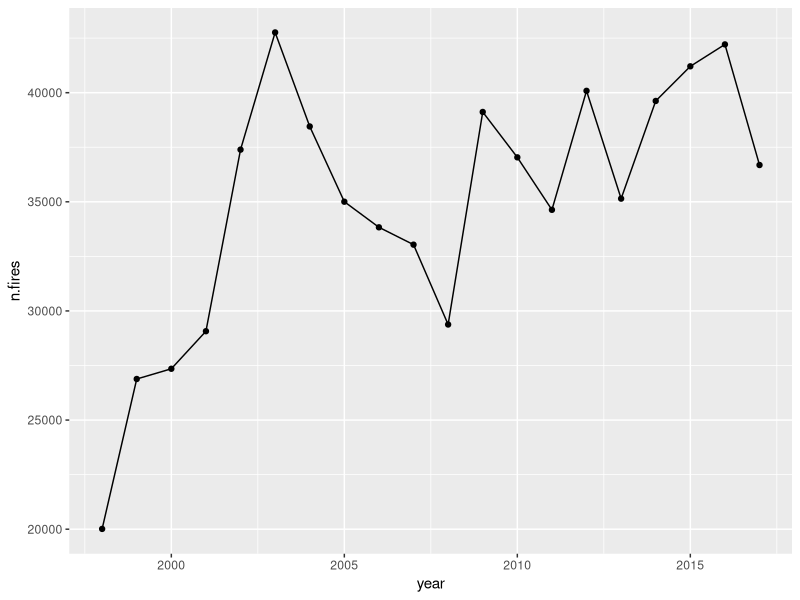
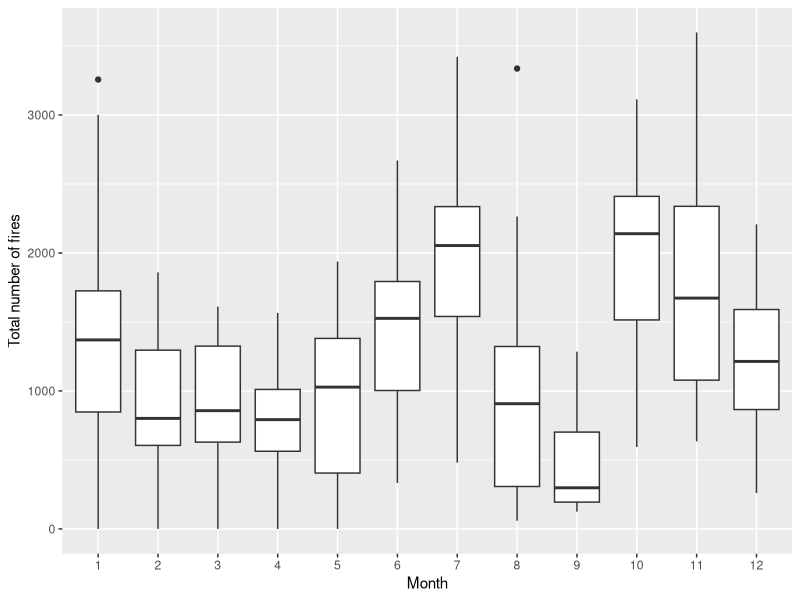
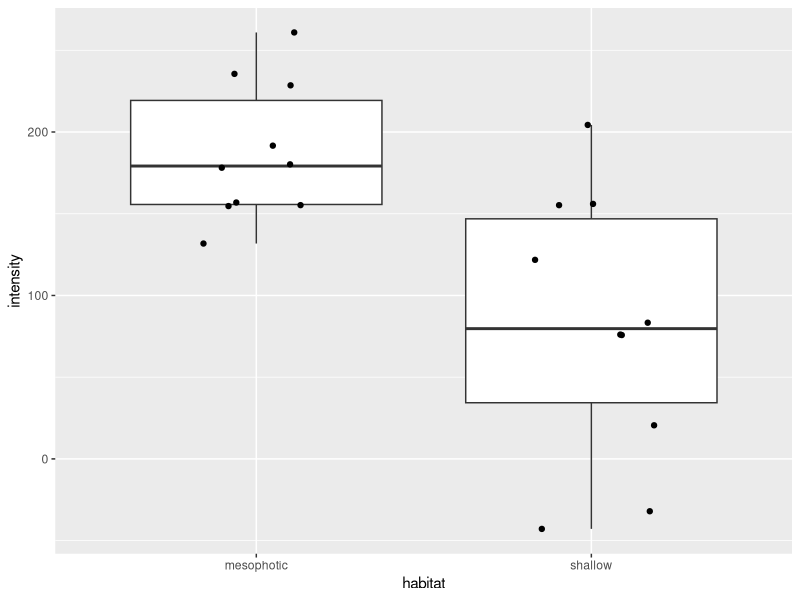
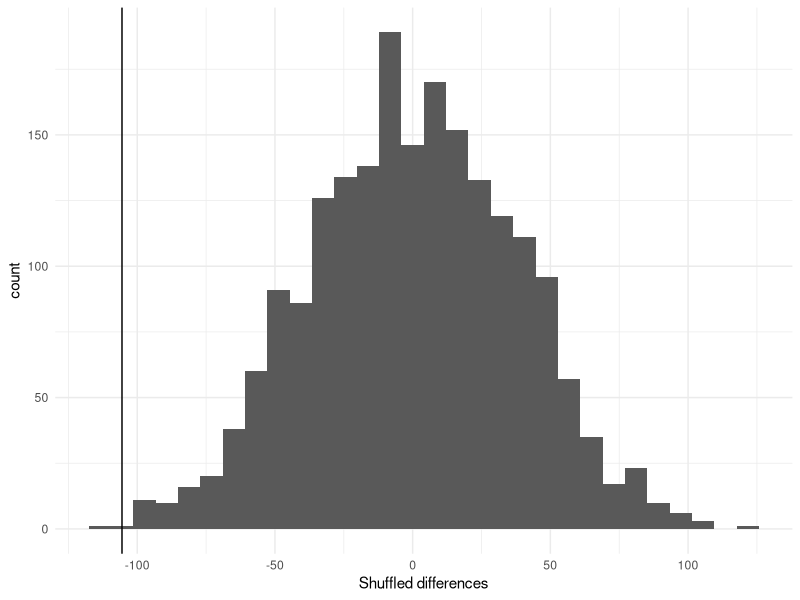
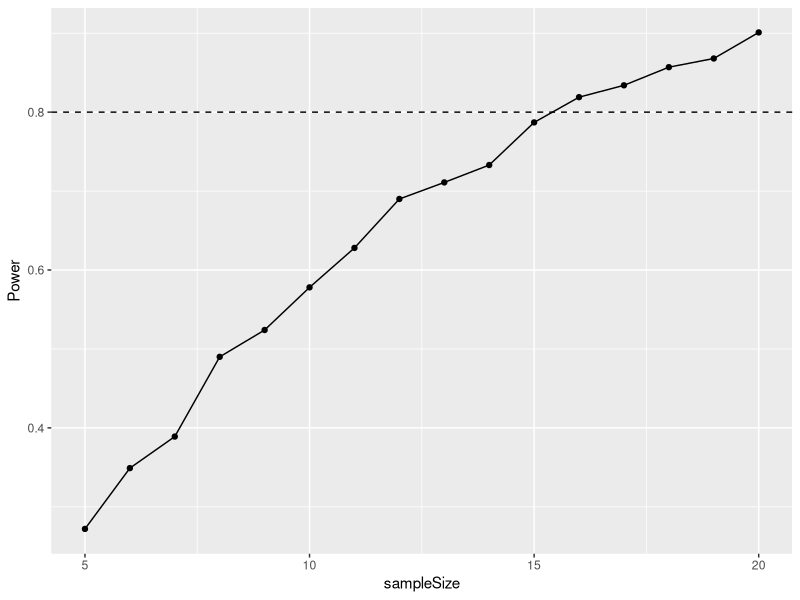
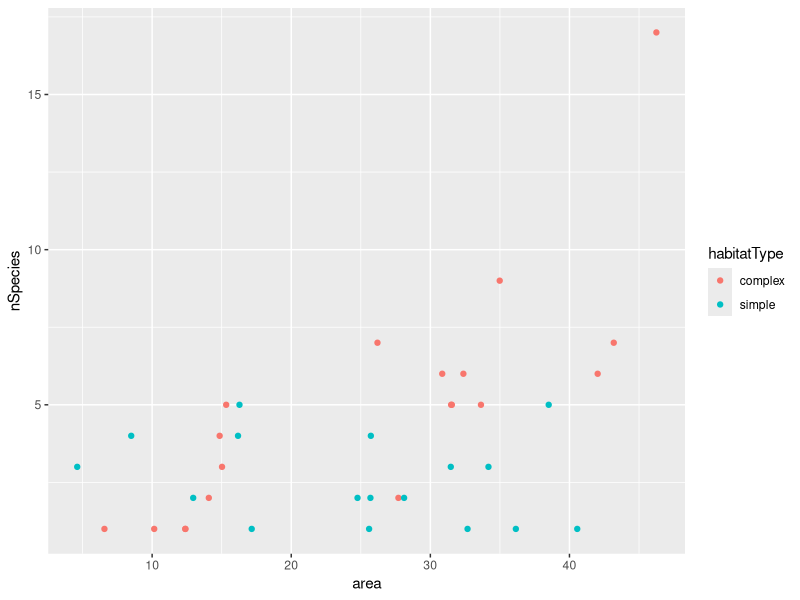
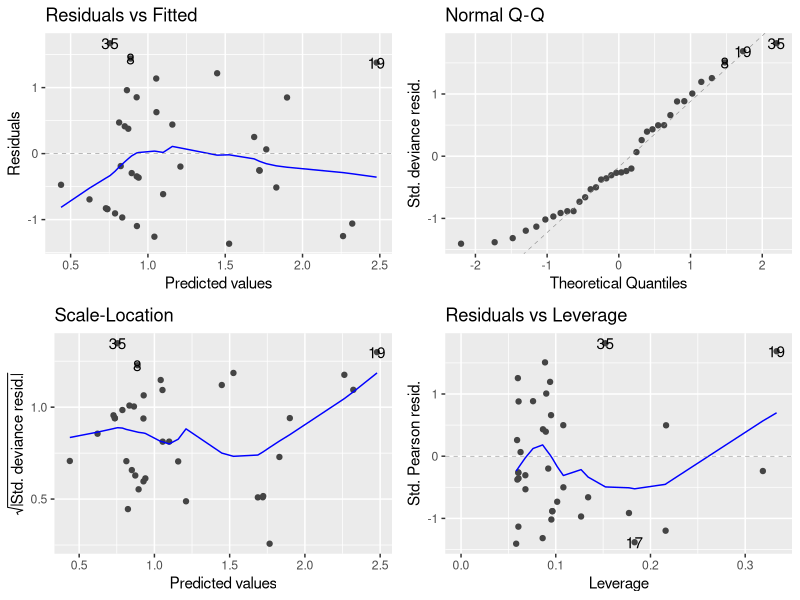
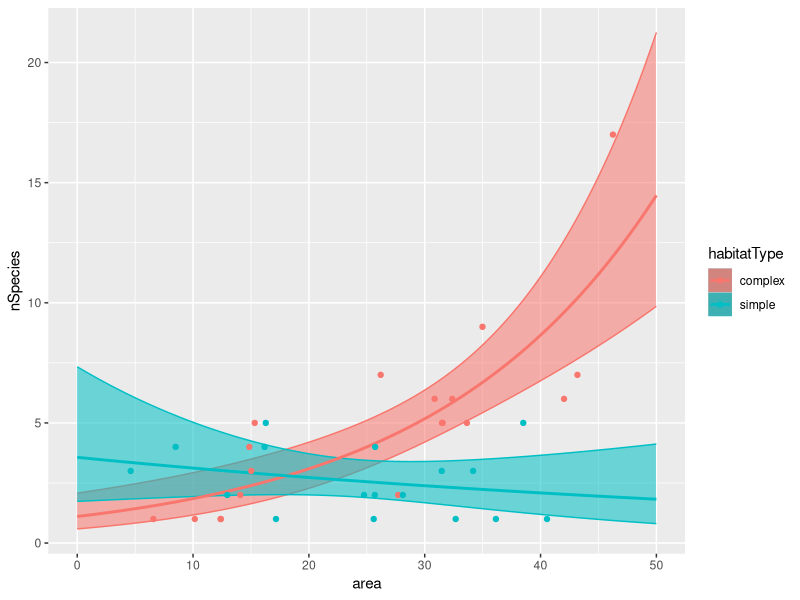

Here is the R script that generated these plots, in order:
## ---- chunk 1
library(tidyverse)
library(ggfortify)

options(dplyr.summarise.inform = FALSE)
## ---- chunk 2
# Import data
amazon <- read.csv("CourseData/amazon.csv")
amazon <- read.csv("CourseData/amazon.csv") |>
  mutate(number = ifelse(number >= 1000,
    1 + (number - 1000) / 1000, number
  ))

# A) MAKE GRAPH OF TOTAL FIRES PER YEAR.

(amazon_YearlyFires <- amazon |>
  group_by(year) |>
  summarise(n.fires = sum(number)))

(A <- ggplot(amazon_YearlyFires, aes(x = year, y = n.fires)) +
  geom_point() +
  geom_line())
## ---- chunk 3
# First filter to only include the "legally defined amazon"
# Check that all are included in the result (you might need to
# check and fix "foreign" letters - a typical data cleaning task!)
legalAmazonStates <- c(
  "Acre", "Amapa", "Pará", "Amazonas", "Rondonia",
  "Roraima", "Mato Grosso", "Tocantins", "Maranhao"
)

legalAmazon <- amazon |>
  filter(state %in% legalAmazonStates)


# Next make a "look up" table to convert month name
# to a numeric value 1-12
(monthLookup <- amazon |>
  select(month) |>
  unique() |>
  mutate(month_numeric = 1:12))

# Then use left_join to add the numeric month to the data
# then group_by month and year, and summarise to get total
# number (i.e. sum for each month in each year for whole amazon)
# Then group_by month again and calculate the min/mean/max etc.
table1 <- legalAmazon |>
  left_join(monthLookup) |>
  group_by(month_numeric, year) |>
  summarise(sumFires = sum(number)) |>
  # total fires per month, per year
  group_by(month_numeric) |>
  # group by month to get min/max/median per month
  summarise(
    minimum = min(sumFires), mean = mean(sumFires),
    median = median(sumFires), maximum = max(sumFires)
  )

table1
## ---- chunk 4
table1 <- legalAmazon |>
  left_join(monthLookup) |>
  group_by(month_numeric) |>
  summarise(
    minimum = min(number), mean = mean(number),
    median = median(number), maximum = max(number)
  )

table1
## ---- chunk 5
# Use summarise to calculate the total number of
# fires per month.
# In this case I use the legal amazon, but it is acceptable
# to look at the whole data set. You need to make sure that
# you are using the numeric month.

# Group by year and month to calculate the total number of
# fires in each year and month.

# Create the dataset by filtering to legal amazon, adding
# numeric month, grouping by year and month and finally
# summarising.
amazon2 <- amazon |>
  filter(state %in% legalAmazonStates) |>
  left_join(monthLookup) |>
  group_by(year, month_numeric) |>
  summarise(n_fires = sum(number))

# Check number of rows
nrow(amazon2)

# Plot the data
ggplot(amazon2, aes(x = as.factor(month_numeric), y = n_fires)) +
  geom_boxplot() +
  xlab("Month") +
  ylab("Total number of fires")
## ---- chunk 6
coral <- read.csv("CourseData/coral.csv", stringsAsFactors = TRUE)

ggplot(coral, aes(x = habitat, y = intensity)) +
  geom_boxplot() +
  geom_jitter(width = 0.2)
## ---- chunk 7
coral |>
  group_by(habitat) |>
  summarise(meanIntensity = mean(intensity))
## ---- chunk 8
(obsDiff <- coral |>
  group_by(habitat) |>
  summarise(meanIntensity = mean(intensity)) |>
  pull(meanIntensity) |>
  diff())
## ---- chunk 9
set.seed(42)
shuffledData <- data.frame(rep = 1:2000) |>
  mutate(shuffledDiffs = replicate(
    2000,
    coral |>
      mutate(habitat = sample(habitat)) |>
      group_by(habitat) |>
      summarise(meanIntensity = mean(intensity)) |>
      pull(meanIntensity) |>
      diff()
  ))
## ---- chunk 10
ggplot(shuffledData, aes(x = shuffledDiffs)) +
  geom_histogram() +
  theme_minimal() +
  xlab("Shuffled differences") +
  geom_vline(xintercept = obsDiff)
## ---- chunk 11
table(shuffledData$shuffledDiffs <= obsDiff)
## ---- chunk 12
oilseed <- read.csv("CourseData/oilseed.csv",
  stringsAsFactors = TRUE
)

(controlData <- oilseed |>
  summarise(meanVal = mean(yield), sdVal = sd(yield)))
## ---- chunk 13
controlMean <- controlData$meanVal
treatmentMean <- controlData$meanVal * 1.3 # Increase of 30%
sdValue <- controlData$sdVal
sampleSize <- 10

powerResults <- replicate(
  1000,
  t.test(
    rnorm(sampleSize, controlMean, sdValue),
    rnorm(sampleSize, treatmentMean, sdValue)
  )$p.value
)

# How many times is the test successful?
sum(powerResults < 0.05)
## ---- chunk 14
# Set up a data frame for the simulation results
simulData <- data.frame(sampleSize = 5:20)

# Set basic values
controlMean <- controlData$meanVal
treatmentMean <- controlData$meanVal * 1.3 # Increase of 30%
sdValue <- controlData$sdVal

# Function to do the t-test
pwr <- function(n) {
  sum(replicate(
    1000,
    t.test(
      rnorm(n, controlMean, sdValue),
      rnorm(n, treatmentMean, sdValue)
    )$p.value
  ) < 0.05) / 1000
}

# map_dbl applying the function for every value of
# simulData$sampleSize
simulData$Power <- purrr::map_dbl(simulData$sampleSize, pwr)
## ---- chunk 15
# Plot the output
ggplot(simulData, aes(x = sampleSize, y = Power)) +
  geom_point() +
  geom_line() +
  geom_hline(yintercept = 0.8, linetype = "dashed")
## ---- chunk 16
roundabouts <- read.csv("CourseData/roundabouts.csv",
  stringsAsFactors = TRUE
)

ggplot(roundabouts, aes(
  x = area, y = nSpecies,
  colour = habitatType
)) +
  geom_point()
## ---- chunk 17
mod1 <- glm(nSpecies ~ area * habitatType,
  family = "poisson",
  data = roundabouts
)
autoplot(mod1)
anova(mod1, test = "Chi")
summary(mod1)
## ---- chunk 18
# Data set to predict from
newData <- expand.grid(
  area = seq(0, 50, 0.1),
  habitatType = c("complex", "simple")
)

# Predicted values (and SE)
pv <- predict(mod1, newData, se.fit = TRUE)

# Create new data for the predicted fit line
newData <- newData |>
  mutate(nSpecies_LP = pv$fit) |>
  mutate(lowerCI_LP = pv$fit - 1.96 * pv$se.fit) |>
  mutate(upperCI_LP = pv$fit + 1.96 * pv$se.fit)

# Get the inverse link function
inverseFunction <- family(mod1)$linkinv

# transform predicted data to the natural scale
newData <- newData |>
  mutate(
    nSpecies = inverseFunction(nSpecies_LP),
    ymin = inverseFunction(lowerCI_LP),
    ymax = inverseFunction(upperCI_LP)
  )
## ---- chunk 19
ggplot(roundabouts, aes(
  x = area, y = nSpecies,
  colour = habitatType
)) +
  geom_ribbon(data = newData, aes(
    x = area, ymin = ymin, ymax = ymax,
    fill = habitatType, alpha = 0.3
  )) +
  geom_smooth(data = newData, stat = "identity") +
  geom_point() +
  guides(alpha = FALSE) + # Remove the alpha legend
  NULL
